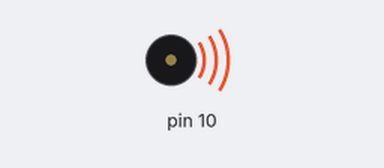
A sketch run on a simulated Arduino Uno, built with avr-gcc and run on an emulated ATmega328P. Parts: buzzer (waves = sounding).

Above: at 0.1 s.
At 34.2 s:
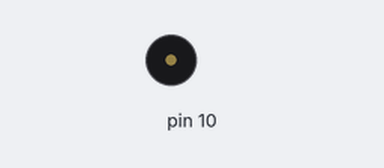
Timing chart, 0 to 40.0 s (numbered marks = the images above):
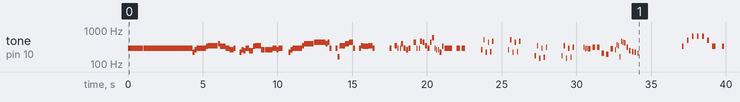

The sketch:

19_music_on_buzzer.ino
```cpp
#define NOTE_B0  31
#define NOTE_C1  33
#define NOTE_CS1 35
#define NOTE_D1  37
#define NOTE_DS1 39
#define NOTE_E1  41
#define NOTE_F1  44
#define NOTE_FS1 46
#define NOTE_G1  49
#define NOTE_GS1 52
#define NOTE_A1  55
#define NOTE_AS1 58
#define NOTE_B1  62
#define NOTE_C2  65
#define NOTE_CS2 69
#define NOTE_D2  73
#define NOTE_DS2 78
#define NOTE_E2  82
#define NOTE_F2  87
#define NOTE_FS2 93
#define NOTE_G2  98
#define NOTE_GS2 104
#define NOTE_A2  110
#define NOTE_AS2 117
#define NOTE_B2  123
#define NOTE_C3  131
#define NOTE_CS3 139
#define NOTE_D3  147
#define NOTE_DS3 156
#define NOTE_E3  165
#define NOTE_F3  175
#define NOTE_FS3 185
#define NOTE_G3  196
#define NOTE_GS3 208
#define NOTE_A3  220
#define NOTE_AS3 233
#define NOTE_B3  247
#define NOTE_C4  262
#define NOTE_CS4 277
#define NOTE_D4  294
#define NOTE_DS4 311
#define NOTE_E4  330
#define NOTE_F4  349
#define NOTE_FS4 370
#define NOTE_G4  392
#define NOTE_GS4 415
#define NOTE_A4  440
#define NOTE_AS4 466
#define NOTE_B4  494
#define NOTE_C5  523
#define NOTE_CS5 554
#define NOTE_D5  587
#define NOTE_DS5 622
#define NOTE_E5  659
#define NOTE_F5  698
#define NOTE_FS5 740
#define NOTE_G5  784
#define NOTE_GS5 831
#define NOTE_A5  880
#define NOTE_AS5 932
#define NOTE_B5  988
#define NOTE_C6  1047
#define NOTE_CS6 1109
#define NOTE_D6  1175
#define NOTE_DS6 1245
#define NOTE_E6  1319
#define NOTE_F6  1397
#define NOTE_FS6 1480
#define NOTE_G6  1568
#define NOTE_GS6 1661
#define NOTE_A6  1760
#define NOTE_AS6 1865
#define NOTE_B6  1976
#define NOTE_C7  2093
#define NOTE_CS7 2217
#define NOTE_D7  2349
#define NOTE_DS7 2489
#define NOTE_E7  2637
#define NOTE_F7  2794
#define NOTE_FS7 2960
#define NOTE_G7  3136
#define NOTE_GS7 3322
#define NOTE_A7  3520
#define NOTE_AS7 3729
#define NOTE_B7  3951
#define NOTE_C8  4186
#define NOTE_CS8 4435
#define NOTE_D8  4699
#define NOTE_DS8 4978


//##############**"HE IS A PIRATE" Theme song of Pirates of caribbean**##############//
int Pirates_note[] = {
NOTE_D4, NOTE_D4, NOTE_D4, NOTE_D4, NOTE_D4, NOTE_D4, NOTE_D4, NOTE_D4,
NOTE_D4, NOTE_D4, NOTE_D4, NOTE_D4, NOTE_D4, NOTE_D4, NOTE_D4, NOTE_D4,
NOTE_D4, NOTE_D4, NOTE_D4, NOTE_D4, NOTE_D4, NOTE_D4, NOTE_D4, NOTE_D4,
NOTE_A3, NOTE_C4, NOTE_D4, NOTE_D4, NOTE_D4, NOTE_E4, NOTE_F4, NOTE_F4,
NOTE_F4, NOTE_G4, NOTE_E4, NOTE_E4, NOTE_D4, NOTE_C4, NOTE_C4, NOTE_D4,
0, NOTE_A3, NOTE_C4, NOTE_B3, NOTE_D4, NOTE_B3, NOTE_E4, NOTE_F4,
NOTE_F4, NOTE_C4, NOTE_C4, NOTE_C4, NOTE_C4, NOTE_D4, NOTE_C4,
NOTE_D4, 0, 0, NOTE_A3, NOTE_C4, NOTE_D4, NOTE_D4, NOTE_D4, NOTE_F4,
NOTE_G4, NOTE_G4, NOTE_G4, NOTE_A4, NOTE_A4, NOTE_A4, NOTE_A4, NOTE_G4,
NOTE_A4, NOTE_D4, 0, NOTE_D4, NOTE_E3, NOTE_F4, NOTE_F4, NOTE_G4, NOTE_A4,
NOTE_D4, 0, NOTE_D4, NOTE_F4, NOTE_E4, NOTE_E4, NOTE_F4, NOTE_D4
};
int Pirates_duration[] = {
4,8,4,8,4,8,8,8,8,4,8,4,8,4,8,8,8,8,4,8,4,8,
4,8,8,8,8,4,4,8,8,4,4,8,8,4,4,8,8,
8,4,8,8,8,4,4,8,8,4,4,8,8,4,4,8,4,
4,8,8,8,8,4,4,8,8,4,4,8,8,4,4,8,8,
8,4,8,8,8,4,4,4,8,4,8,8,8,4,4,8,8
};
//###########End of He is a Pirate song#############//

//##############**"Crazy Frog" song of Crazy frog album**##############//
int CrazyFrog_note[] = {
  NOTE_D4, 0, NOTE_F4, NOTE_D4, 0, NOTE_D4, NOTE_G4, NOTE_D4, NOTE_C4,
  NOTE_D4, 0, NOTE_A4, NOTE_D4, 0, NOTE_D4, NOTE_AS4, NOTE_A4, NOTE_F4,
  NOTE_D4, NOTE_A4, NOTE_D5, NOTE_D4, NOTE_C4, 0, NOTE_C4, NOTE_A3, NOTE_E4, NOTE_D4,
  0,NOTE_D4,NOTE_D4
};
int CrazyFrog_duration[] = {
  8, 8, 6, 16, 16, 16, 8, 8, 8,
  8, 8, 6, 16, 16, 16, 8, 8, 8,
  8, 8, 8, 16, 16, 16, 16, 8, 8, 2,
  8,4,4
};
//###########End of Crazy Frog#############//


//##############**"Mario underworld" **##############//
int MarioUW_note[] = {
  NOTE_C4, NOTE_C5, NOTE_A3, NOTE_A4,NOTE_AS3, NOTE_AS4, 0, 0,
  NOTE_C4, NOTE_C5, NOTE_A3, NOTE_A4, NOTE_AS3, NOTE_AS4, 0,0,
  NOTE_F3, NOTE_F4, NOTE_D3, NOTE_D4,NOTE_DS3, NOTE_DS4, 0, 0,
  NOTE_F3, NOTE_F4, NOTE_D3, NOTE_D4,NOTE_DS3, NOTE_DS4, 0,
  0, NOTE_DS4, NOTE_CS4, NOTE_D4,
  NOTE_CS4, NOTE_DS4, NOTE_DS4, NOTE_GS3, NOTE_G3, NOTE_CS4,
  NOTE_C4, NOTE_FS4, NOTE_F4, NOTE_E3, NOTE_AS4, NOTE_A4,
  NOTE_GS4, NOTE_DS4, NOTE_B3,  NOTE_AS3, NOTE_A3, NOTE_GS3,0, 0, 0
};
int MarioUW_duration[] = {
 12, 12, 12, 12,12, 12, 6,3,
 12, 12, 12, 12, 12, 12, 6, 3,
 12, 12, 12, 12, 12, 12, 6,
 3, 12, 12, 12, 12,
 12, 12, 6, 6, 18, 18, 18,
 6, 6, 6, 6,6, 6,
 18, 18, 18, 18, 18, 18, 10, 10, 10,
 10, 10, 10, 3, 3, 3
};
//###########End of Mario underworld#############//


//##############**"Titanic" **##############//
int Titanic_note[] = {
NOTE_E4, NOTE_B4, NOTE_E5, NOTE_E5, NOTE_E5, NOTE_B4, NOTE_E4, NOTE_E4, NOTE_B4, NOTE_E5, NOTE_E5, NOTE_E5, NOTE_B4, NOTE_E4, NOTE_E4, NOTE_B4, NOTE_E5, NOTE_E5, NOTE_E5, NOTE_B4, NOTE_E4,
NOTE_E4, NOTE_B4, NOTE_E5, NOTE_E5, NOTE_E5, NOTE_D5, NOTE_E4, NOTE_B4, NOTE_E5, NOTE_E5, NOTE_E5, NOTE_B4, NOTE_E4, NOTE_E4, NOTE_B4, NOTE_E5, NOTE_E5, NOTE_E5, NOTE_B4, NOTE_F5,
NOTE_E4, NOTE_B4, NOTE_E5, NOTE_E5, NOTE_E5, NOTE_B4, NOTE_E4,
NOTE_E4, NOTE_B4, NOTE_E5, NOTE_E5, NOTE_E5, NOTE_D5, NOTE_E5, NOTE_E4, NOTE_E4, NOTE_E4, NOTE_D4, NOTE_B3, NOTE_E4, NOTE_E4, NOTE_E4, NOTE_B3, NOTE_E4,
NOTE_D4, NOTE_E4, NOTE_F4, NOTE_G4, NOTE_F4, NOTE_E4, NOTE_E4, NOTE_E4, NOTE_E4


};
int Titanic_duration[] = {
8,8,8,8,8,8,4,8,8,8,8,8,8,4,8,8,8,8,8,8,4,8,8,8,8,4,4,8,8,8,8,8,8,4,8,8,8,8,8,8,4,8,8,8,8,8,8,1,
8,8,8,8,4,4,4,8,4,4,8,8,8,8,4,8,8,4,8,4,8,8,4,8,4,1


};
//###########End of Titanic#############//

void Play_Pirates()
{
  for (int thisNote = 0; thisNote < (sizeof(Pirates_note)/sizeof(int)); thisNote++) {
    int noteDuration = 1000 / Pirates_duration[thisNote];//convert duration to time delay
    tone(10, Pirates_note[thisNote], noteDuration);

    int pauseBetweenNotes = noteDuration * 1.05; //Here 1.05 is tempo, increase to play it slower
    delay(pauseBetweenNotes);

    noTone(8);
    }
}

void Play_CrazyFrog()
{
  for (int thisNote = 0; thisNote < (sizeof(CrazyFrog_note)/sizeof(int)); thisNote++) {

    int noteDuration = 1000 / CrazyFrog_duration[thisNote]; //convert duration to time delay
    tone(10, CrazyFrog_note[thisNote], noteDuration);

    int pauseBetweenNotes = noteDuration * 1.30;//Here 1.30 is tempo, decrease to play it faster
    delay(pauseBetweenNotes);
    noTone(8); //stop music on pin 8
    }
}

void Play_MarioUW()
{
    for (int thisNote = 0; thisNote < (sizeof(MarioUW_note)/sizeof(int)); thisNote++) {

    int noteDuration = 1000 / MarioUW_duration[thisNote];//convert duration to time delay
    tone(10, MarioUW_note[thisNote], noteDuration);

    int pauseBetweenNotes = noteDuration * 1.80;
    delay(pauseBetweenNotes);
    noTone(8); //stop music on pin 8
    }
}

void Play_Titanic()
{
    for (int thisNote = 0; thisNote < (sizeof(Titanic_note)/sizeof(int)); thisNote++) {

    int noteDuration = 1000 / Titanic_duration[thisNote];//convert duration to time delay
    tone(10, Titanic_note[thisNote], noteDuration);

    int pauseBetweenNotes = noteDuration * 2.70;
    delay(pauseBetweenNotes);
    noTone(8); //stop music on pin 8
    }
}

void setup() {
 Serial.begin(9600);
}

void loop() {
  Play_Pirates();
  delay(1000);
  Play_CrazyFrog();
  delay(1000);
  Play_MarioUW();
  delay(1000);
  Play_Titanic();
  delay(1000);
}
```

Measured:
- by itself, tone on pin 10: plays 294 Hz for 0.25 s, 294 Hz for 0.38 s, 294 Hz for 0.38 s, 294 Hz for 0.77 s, 294 Hz for 0.38 s, 294 Hz for 0.38 s … (135 notes in this stretch)
